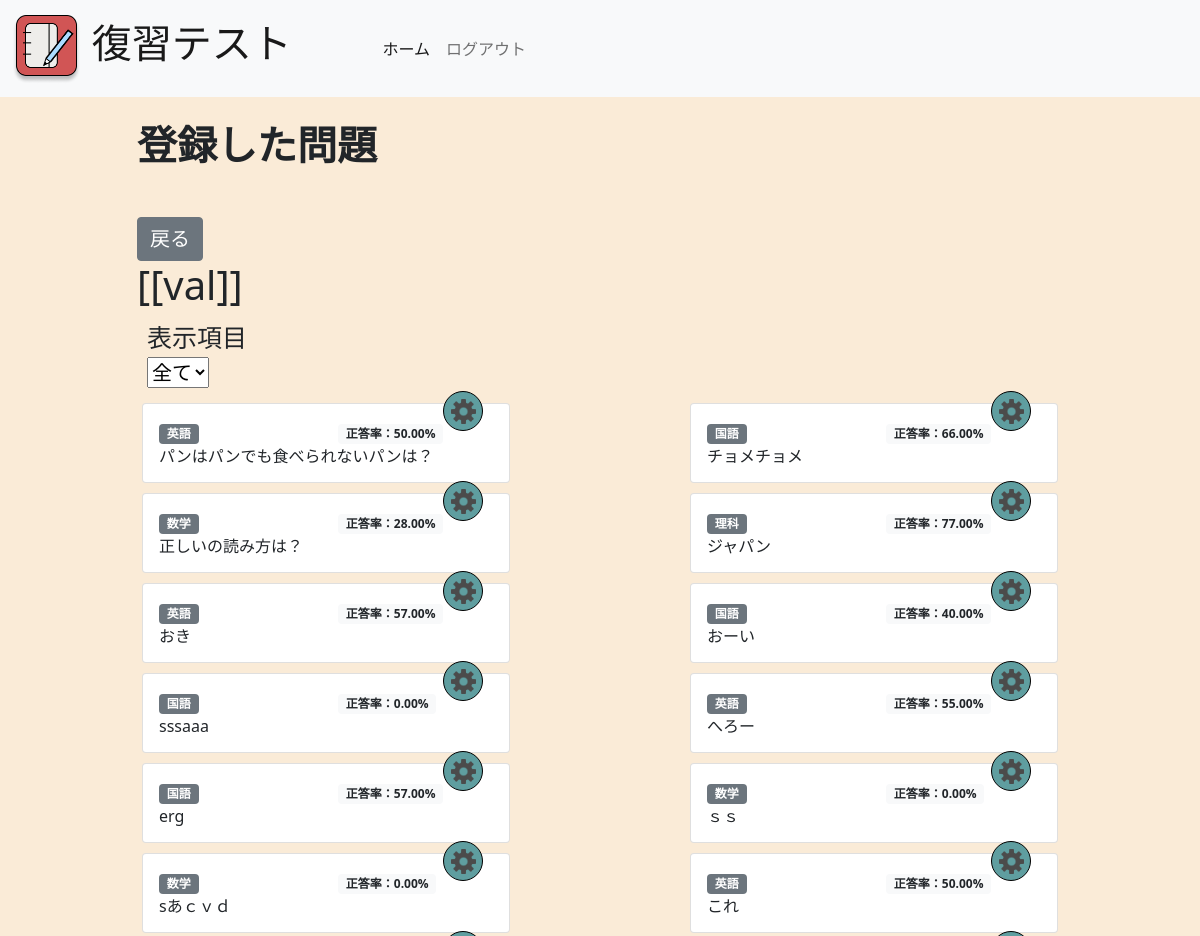
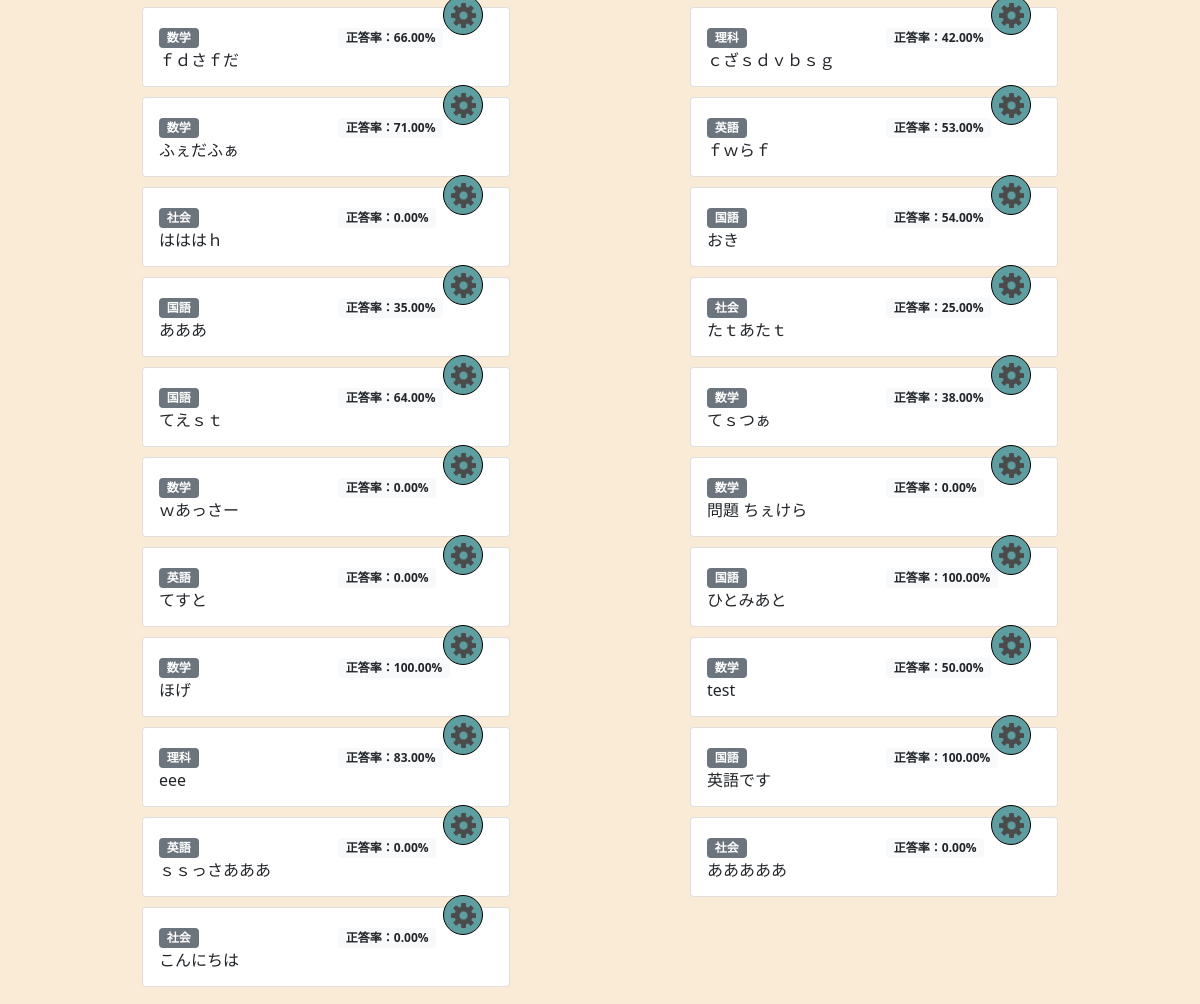
The page /history/ (signed in) on the database as committed earlier (2 pictures, top to bottom).
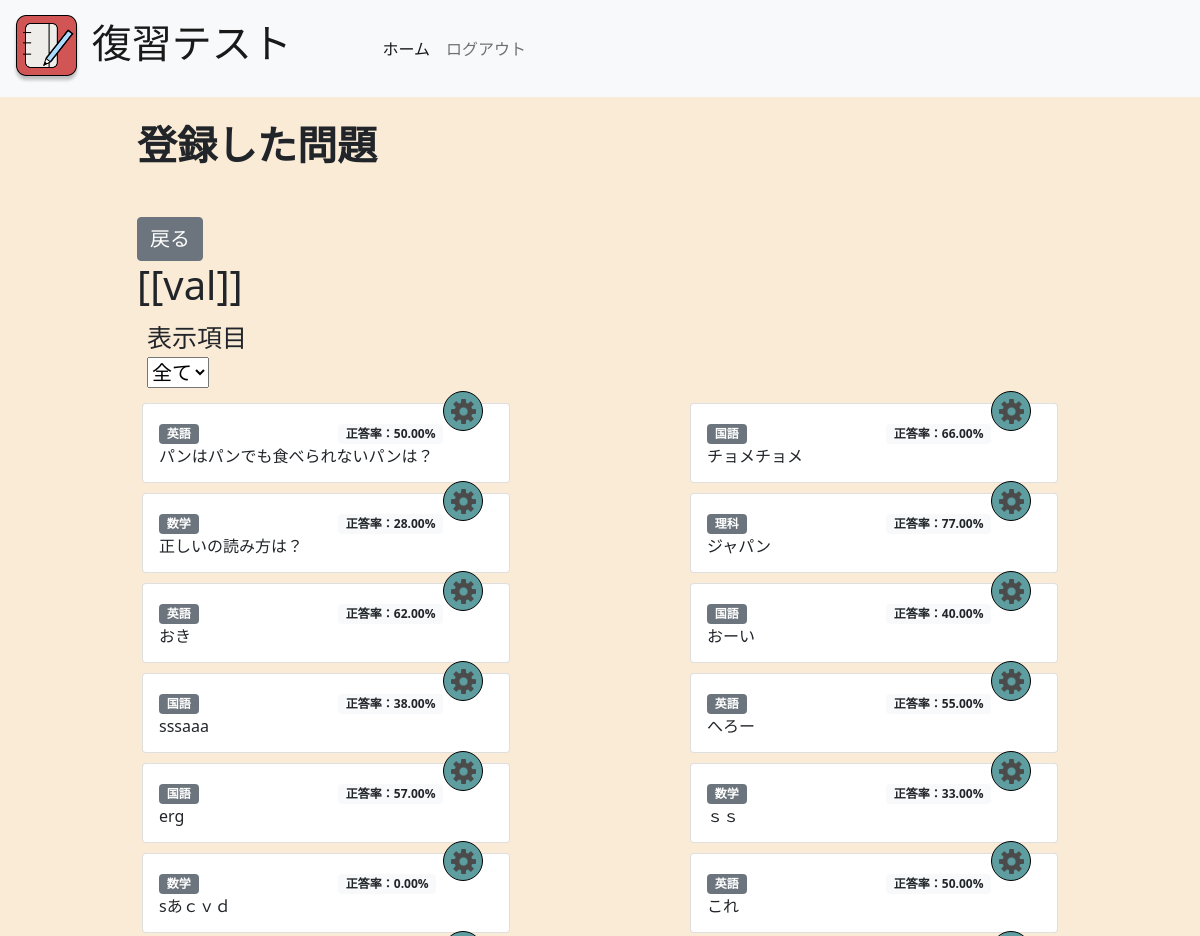
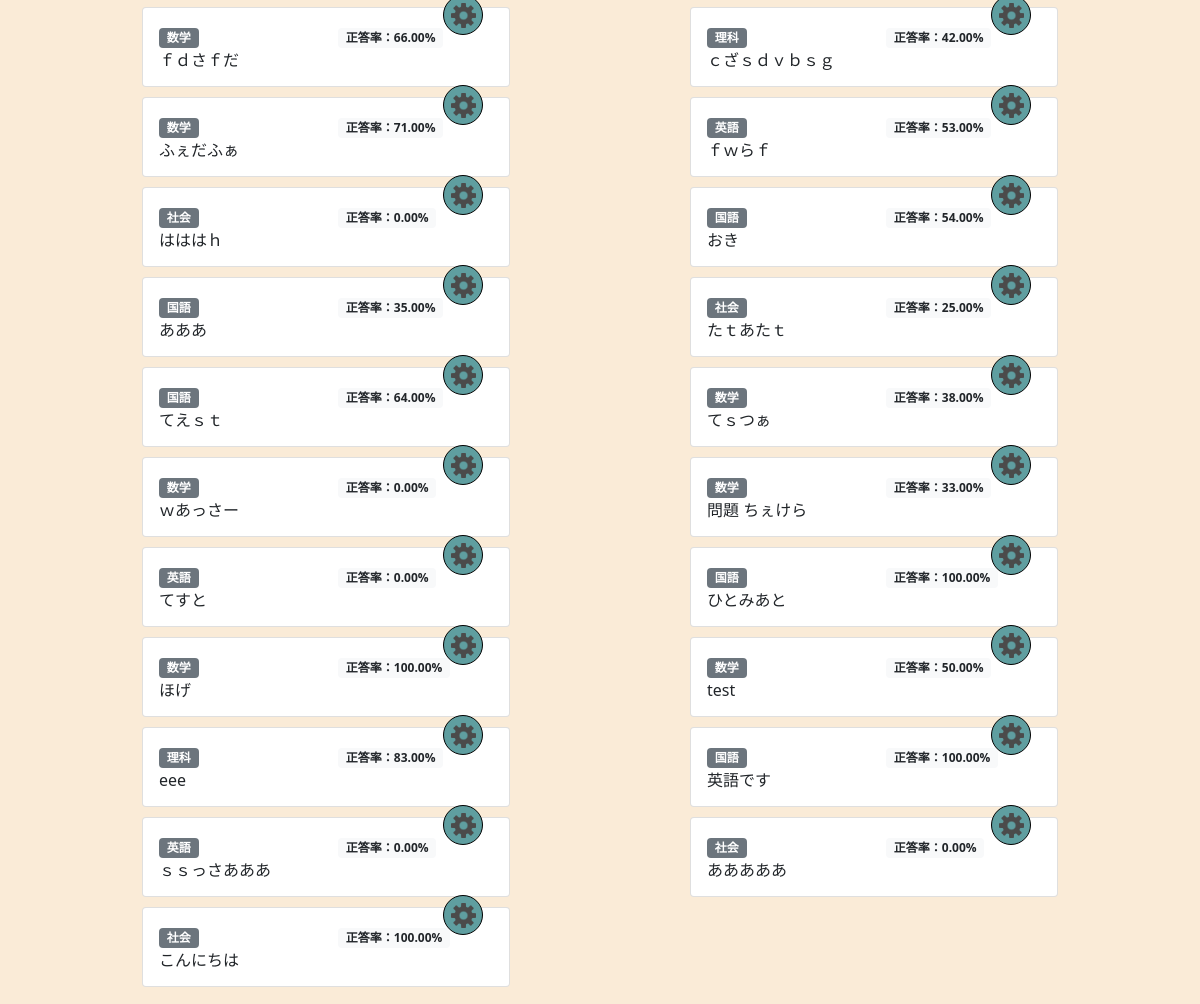
The same page on the database as committed later (2 pictures, top to bottom).
### test/models.py (models this page shows)
class Test(models.Model):
  subject = models.CharField(max_length=255, default='')
  que = models.CharField(max_length=255)
  ans = models.CharField(max_length=255)
  total = models.IntegerField(default=0)
  correct = models.IntegerField(default=0)
  percent = models.IntegerField(default=0)
  user = models.ForeignKey(User, default=1, on_delete=models.CASCADE)
  visibility = models.CharField(max_length=20, default='private')

### test/views.py (the view, shortened to what this page needs)
# urls.py: path("history/", views.history, name="history"),
def history(request):
  if request.method == 'GET':
    if request.headers.get("Content-Type") == "application/json":
      print(request.body.get("subject-Type"))
      tests = Test.objects.filter(user=request.user, subject='英語')
    else:
      tests = Test.objects.filter(user=request.user)
    """ dbに登録された全てのテストを出力する """
    param = {}
    subjects = Test.objects.filter(user=request.user).distinct().values_list('subject', flat=True)
    param["tests_list"] = tests
    param["subjects"] = subjects
    return render(request, 'history.html', param)

### test/templates/history.html (shortened to what this page needs)
{% extends 'base.html' %}
{% block content %}
<h1 style="font-size: 40px; margin-bottom: 3rem;"><b>登録した問題</b></h1>
<form method="get" action="{% url 'test:index' %}">
  <button type="submit" class="btn btn-secondary" style="font-size: 20px;">戻る</button>
</form>
<div  id="app">
  <h1>[[val]]</h1>
  <div style="margin: 10px;">
    <div style="font-size: 25px;">表示項目</div>
    <select style="font-size: 20px;" @change="detectChange">
      <option value="" selected>全て</option>
    </select>
  </div>
  <div class="testcard">
    {% for test in tests_list %}
    <div class="card box" style="width: 23rem; margin: 5px; text-align: left;">
      <div class="card-body">
        <div class="row">
          <div class="col">
            <span class="badge bg-secondary">{{test.subject}}</span>
          </div>
          <div class="col">
            <span class="badge bg-light text-dark">正答率：{{test.percent|floatformat:2}}%</span>
          </div>
        </div>
        <p class="card-text">{{ test.que }}</p>
        <button type="button" class="btn btn-primary" data-bs-toggle="modal" data-bs-target="#testModal{{forloop.counter0}}">
          <img src="../static/img/settings.png" width="25px" >
        </button>
      </div>
    </div>
    {% endfor %}
  </div>
</div>
{% endblock %}

Rows that differ between the two databases and show on the page:
changed Test (number 5 of 33 on the later page): percent "57.00" → "62.00"
changed Test "sssaaa": percent "0.00" → "38.00"
changed Test "ｓｓ": percent "0.00" → "33.00"
changed Test "問題 ちぇけら": percent "0.00" → "33.00"
changed Test "こんにちは": percent "0.00" → "100.00"
